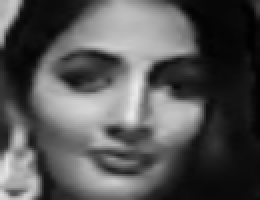
#> input picture datasets/Pooja/1.png, 130 x 100 px, given in place of the camera (shown 2 times larger)
$ python Trainig_dataset.py
#> lines starting #> are read from the running program, lines starting #| are printed output that depends on the picture; after the words box and inside, x2 and y2 are one past the last pixel; in counts of white or black regions, pixels touching at a corner belong together
import cv2
import os

haar = "haarcascade_frontalface_default.xml"
datasets = 'datasets'
sub = 'Santhiya'

path = os.path.join(datasets, sub)
if not os.path.isdir(path):
    os.makedirs(path)

(width, height) = (130, 100)

face_cascade = cv2.CascadeClassifier(haar)

webcamera = cv2.VideoCapture(0)
count = 1

while count < 51:
    print(count)
    (_, im) = webcamera.read()
#> im is the input picture: shape (100, 130, 3); min 1, max 234, mean 85.1
    gray = cv2.cvtColor(im, cv2.COLOR_BGR2GRAY)
    faces = face_cascade.detectMultiScale(gray, 1.3, 4)
#> faces = [[20, 6, 89, 89]]

    for (x, y, w, h) in faces:
        cv2.rectangle(im, (x, y), (x + w, y + h), (255, 0, 0), 2)
        face = gray[y:y + h, x:x + w]
        face_resize = cv2.resize(face, (width, height))
        cv2.imwrite('%s/%s.png' % (path, count), face_resize)
        count += 1
#> this loop made 1 pass
#> (x, y, w, h, count) on pass 1: (20, 6, 89, 89, 2)
#> pass 1, `face = gray[y:y + h, x:x + w]`:
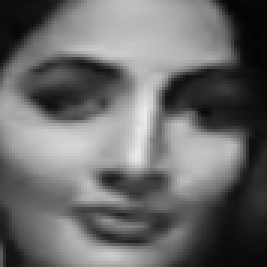
#> face: shape (89, 89) (shown 3 times larger); min 3, max 234, mean 106.7
#> pass 1, `face_resize = cv2.resize(face, (width, height))`:
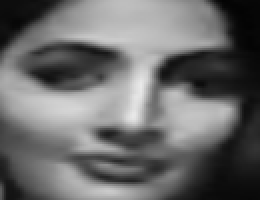
#> face_resize: shape (100, 130) (shown 2 times larger); min 3, max 233, mean 106.6
#> after the loop:
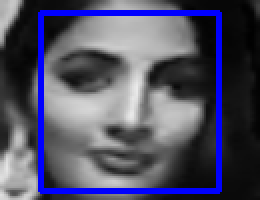
#> im: shape (100, 130, 3) (shown 2 times larger); 8.18% of pixels changed, all inside (x1, y1, x2, y2) = (19, 5, 111, 97)
#> after the loop, count = 2

    cv2.imshow('opencv', im)
    key = cv2.waitKey(10)
#> (key Esc is pressed here)
    if key == 27:
        break

webcamera.release()
cv2.destroyAllWindows()
